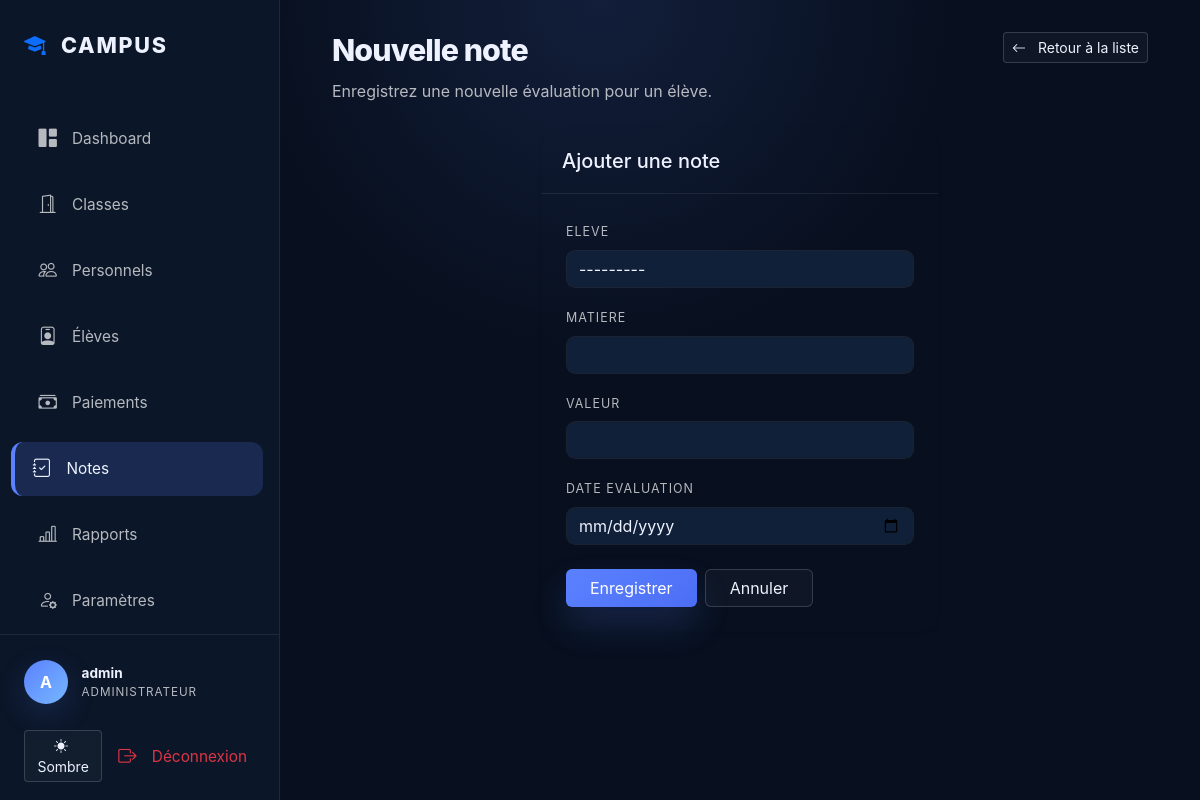
The page /notes/ajouter/ (signed in) on the database its author committed.
### my_app/models.py (models this page shows, shortened)
class Utilisateur(AbstractUser):
    ROLES = [
        ('administrateur', 'Administrateur'),
        ('responsable', 'Responsable'),
    ]
    SEXE = [
        ('homme', 'Homme'),
        ('femme', 'Femme'),
    ]
    role = models.CharField(max_length=20, choices=ROLES, blank=True, null=True)
    sexe = models.CharField(max_length=20, choices=SEXE, blank=True, null=True)
    contact = models.CharField(max_length=20, blank=True, null=True)
    objects = UtilisateurManager()

### my_app/views.py (the view)
# urls.py: path('notes/ajouter/', ajouter_note, name='ajouter_note'),
@login_required
def ajouter_note(request):
    if request.method == "POST":
        form = NoteForm(request.POST)
        if form.is_valid():
            form.save()
            return redirect('liste_notes')
    else:
        form = NoteForm()
    return render(request, 'ajouter_note.html', {'form': form})

### my_app/forms.py
class NoteForm(forms.ModelForm):
    class Meta:
        model = Note
        fields = ['eleve', 'matiere', 'valeur', 'date_evaluation']
        widgets = {
            'eleve': forms.Select(attrs={'class': 'form-control'}),
            'matiere': forms.TextInput(attrs={'class': 'form-control'}),
            'valeur': forms.NumberInput(attrs={'class': 'form-control', 'min': 0, 'max': 20}),
            'date_evaluation': forms.DateInput(attrs={'class': 'form-control', 'type': 'date'}),
        }

### my_app/templates/ajouter_note.html (shortened to what this page needs)
{% extends "base.html" %}
{% block content %}
<div class="page-header mb-4">
    <div>
        <h1>Nouvelle note</h1>
        <p class="text-muted">Enregistrez une nouvelle évaluation pour un élève.</p>
    </div>
    <a href="{% url 'liste_notes' %}" class="btn btn-outline-light btn-sm">
        <i class="bi bi-arrow-left me-2"></i> Retour à la liste
    </a>
</div>
<div class="row justify-content-center">
    <div class="col-md-6">
        <div class="card shadow-sm border-0">
            <div class="card-header">
                <h5 class="card-title mb-0">Ajouter une note</h5>
            </div>
            <div class="card-body p-4">
                <form method="post">
                    {% for field in form %}
                        <div class="mb-3">
                            <label class="form-label">{{ field.label }}</label>
                            {{ field }}
                        </div>
                    {% endfor %}
                    <div class="d-flex gap-2 mt-4">
                        <button type="submit" class="btn btn-primary px-4">Enregistrer</button>
                        <a href="{% url 'liste_notes' %}" class="btn btn-outline-light px-4">Annuler</a>
                    </div>
                </form>
            </div>
        </div>
    </div>
</div>
{% endblock %}

### my_app/templates/base.html (shortened to what this page needs)
<!DOCTYPE html>
<html lang="fr">
<head>
    <link href="https://cdn.jsdelivr.net/npm/bootstrap@5.3.0/dist/css/bootstrap.min.css" rel="stylesheet">
    <link rel="stylesheet" href="https://cdn.jsdelivr.net/npm/bootstrap-icons@1.11.1/font/bootstrap-icons.css">
</head>
<body>
    <div class="wrapper">
        <nav id="sidebar">
            <div class="sidebar-header">
                <i class="bi bi-mortarboard-fill text-primary"></i>
                Campus
            </div>
            <div class="nav flex-column mt-3">
                {% if user.is_authenticated %}
                    <a href="{% if user.role == 'administrateur' %}{% url 'admin_dashboard' %}{% else %}{% url 'responsable_dashboard' %}{% endif %}" class="nav-link ">
                        <i class="bi bi-grid-1x2-fill"></i> Dashboard
                    </a>
                    {% if user.role == 'administrateur' %}
                        <a href="{% url 'liste_classes' %}" class="nav-link {% if 'classe' in request.path %}active{% endif %}">
                            <i class="bi bi-door-open"></i> Classes
                        </a>
                        <a href="{% url 'liste_responsables' %}" class="nav-link {% if 'responsables' in request.path %}active{% endif %}">
                            <i class="bi bi-people"></i> Personnels
                        </a>
                    {% endif %}
                    <a href="{% url 'liste_eleves' %}" class="nav-link {% if 'eleve' in request.path %}active{% endif %}">
                        <i class="bi bi-person-badge"></i> Élèves
                    </a>
                    <a href="{% url 'liste_paiements' %}" class="nav-link {% if 'paiement' in request.path %}active{% endif %}">
                        <i class="bi bi-cash-stack"></i> Paiements
                    </a>
                    <a href="{% url 'liste_notes' %}" class="nav-link {% if 'note' in request.path %}active{% endif %}">
                        <i class="bi bi-journal-check"></i> Notes
                    </a>
                    {% if user.role == 'administrateur' %}
                        <a href="{% url 'rapports' %}" class="nav-link {% if 'rapports' in request.path %}active{% endif %}">
                            <i class="bi bi-bar-chart-line"></i> Rapports
                        </a>
                    {% endif %}
                    <a href="{% url 'profile' %}" class="nav-link {% if 'profile' in request.path %}active{% endif %}">
                        <i class="bi bi-person-gear"></i> Paramètres
                    </a>
                {% else %}
                    <a href="{% url 'login' %}" class="nav-link">
                        <i class="bi bi-box-arrow-in-right"></i> Connexion
                    </a>
                {% endif %}
            </div>
            <div class="sidebar-footer">
                {% if user.is_authenticated %}
                    <div class="user-profile mb-3">
                        <div class="user-avatar">
                            {{ user.username|first|upper }}
                        </div>
                        <div class="user-info">
                            <span class="name">{{ user.get_full_name|default:user.username }}</span>
                            <span class="role">{{ user.role|upper }}</span>
                        </div>
                    </div>
                    <div class="d-flex gap-2 mb-2">
                        <button id="themeToggle" class="btn btn-sm btn-outline-light" title="Basculer thème">
                        </button>
                        <a href="{% url 'logout' %}" class="nav-link text-danger m-0 p-2">
                            <i class="bi bi-box-arrow-right"></i> Déconnexion
                        </a>
                    </div>
                {% endif %}
            </div>
        </nav>
        <main class="main-content">
            <div class="container-fluid">
                {% block content %}{% endblock %}
            </div>
        </main>
    </div>
</body>
</html>

### my_app/templates/base.html (style rules this page uses)
:root { --bg-color: #08101f; --surface: #102039; --card-bg: #15203a; --sidebar-bg: #0b1628; --accent-color: #5b81ff; --accent-soft: rgba(91, 129, 255, 0.18); --text-main: #eef2ff; --text-muted: rgba(255,255,255,0.70); --text-muted-weak: rgba(255,255,255,0.48); --border-color: rgba(255, 255, 255, 0.08); }
* { box-sizing: border-box; }
body { background: radial-gradient(circle at top, rgba(91, 129, 255, 0.12), transparent 35%), var(--bg-color); color: var(--text-main); font-family: 'Inter', system-ui, -apple-system, BlinkMacSystemFont, sans-serif; margin: 0; min-height: 100vh; overflow-x: hidden; }
.wrapper { display: flex; min-height: 100vh; }
#sidebar { width: 280px; background-color: var(--sidebar-bg); border-right: 1px solid var(--border-color); display: flex; flex-direction: column; position: fixed; height: 100vh; z-index: 1000; padding-bottom: 1.5rem; }
.main-content { flex: 1; margin-left: 280px; padding: 2rem 2.5rem; min-height: 100vh; }
.sidebar-header { padding: 1.8rem 1.5rem; font-weight: 800; font-size: 1.35rem; color: var(--text-main); display: flex; align-items: center; gap: 0.85rem; text-transform: uppercase; letter-spacing: 0.08em; }
.nav-link { color: var(--text-muted); padding: 0.85rem 1.4rem; display: flex; align-items: center; gap: 0.95rem; transition: all 0.2s ease; border-radius: 12px; margin: 0.35rem 1rem; font-size: 0.96rem; }
.nav-link.active { color: var(--text-main); background-color: var(--accent-soft); border-left: 4px solid var(--accent-color); margin-left: 0.7rem; padding-left: 1.1rem; }
.nav-link i { font-size: 1.15rem; }
.sidebar-footer { margin-top: auto; padding: 1rem 1.5rem; border-top: 1px solid var(--border-color); }
.user-profile { display: flex; align-items: center; gap: 0.85rem; padding: 0.6rem 0; }
.user-avatar { width: 44px; height: 44px; background: linear-gradient(135deg, #5b81ff 0%, #76b7ff 100%); border-radius: 50%; display: inline-flex; align-items: center; justify-content: center; font-weight: 700; color: #fff; box-shadow: 0 10px 30px rgba(91,129,255,0.18); }
.user-info { font-size: 0.85rem; }
.user-info .name { display: block; font-weight: 700; }
.user-info .role { display: block; color: var(--text-muted); font-size: 0.73rem; text-transform: uppercase; letter-spacing: 0.08em; }
.card { background-color: var(--card-bg); border: 1px solid rgba(255,255,255,0.08); border-radius: 1rem; color: var(--text-main); box-shadow: 0 18px 45px rgba(0, 0, 0, 0.15); }
.card-header { border-bottom: 1px solid rgba(255,255,255,0.08); background: transparent; padding: 1.25rem; }
.page-header { display: flex; justify-content: space-between; align-items: flex-start; gap: 1rem; margin-bottom: 1.75rem; }
.page-header h1 { margin: 0; font-size: clamp(1.9rem, 2.3vw, 2.7rem); font-weight: 800; letter-spacing: -0.03em; }
.page-header p { margin: 0.6rem 0 0; color: var(--text-muted); max-width: 52rem; line-height: 1.7; }
.text-muted { color: var(--text-muted) !important; }
.card, .card-body { background: transparent; }
.card.shadow, .card.shadow-sm { box-shadow: 0 18px 45px rgba(0,0,0,0.12); }
.form-control, .form-select, .form-check-input { background-color: var(--surface) !important; border: 1px solid rgba(255,255,255,0.10) !important; color: var(--text-main) !important; border-radius: 0.6rem !important; }
.form-control::placeholder { color: var(--text-muted-weak) !important; }
.form-control, .form-select { border: 1px solid rgba(255,255,255,0.08) !important; background-color: var(--surface) !important; }
.form-control, .form-select, .form-check-input { background-color: var(--surface); border: 1px solid rgba(255,255,255,0.12); color: var(--text-main); border-radius: 0.9rem; transition: border-color 0.2s ease, box-shadow 0.2s ease; }
.form-label { color: var(--text-muted); letter-spacing: 0.08em; font-size: 0.78rem; text-transform: uppercase; }
.btn-primary { background: linear-gradient(135deg, #5b81ff 0%, #4c6ef5 100%); border: none; box-shadow: 0 18px 35px rgba(91,129,255,0.18); }
.btn-outline-light { color: var(--text-main); border-color: rgba(255,255,255,0.16); background: rgba(255,255,255,0.03); }

### rows shown on the page
Utilisateur: username|first "A", get_full_name "admin", role "ADMINISTRATEUR"

### other values the page prints
{{ field.label }} "ELEVE" "MATIERE" "VALEUR" "DATE EVALUATION"
